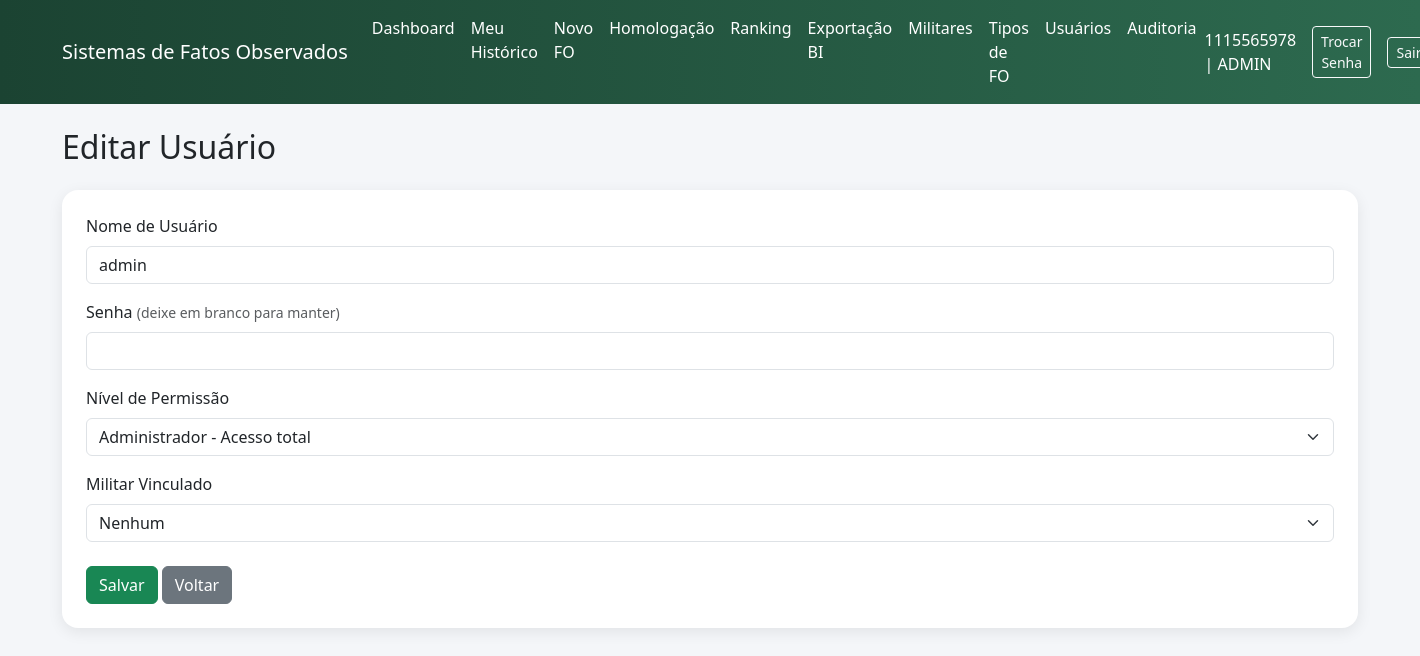
/fo/admin/usuarios/1/editar (signed in), run on an earlier commit of the app's database.
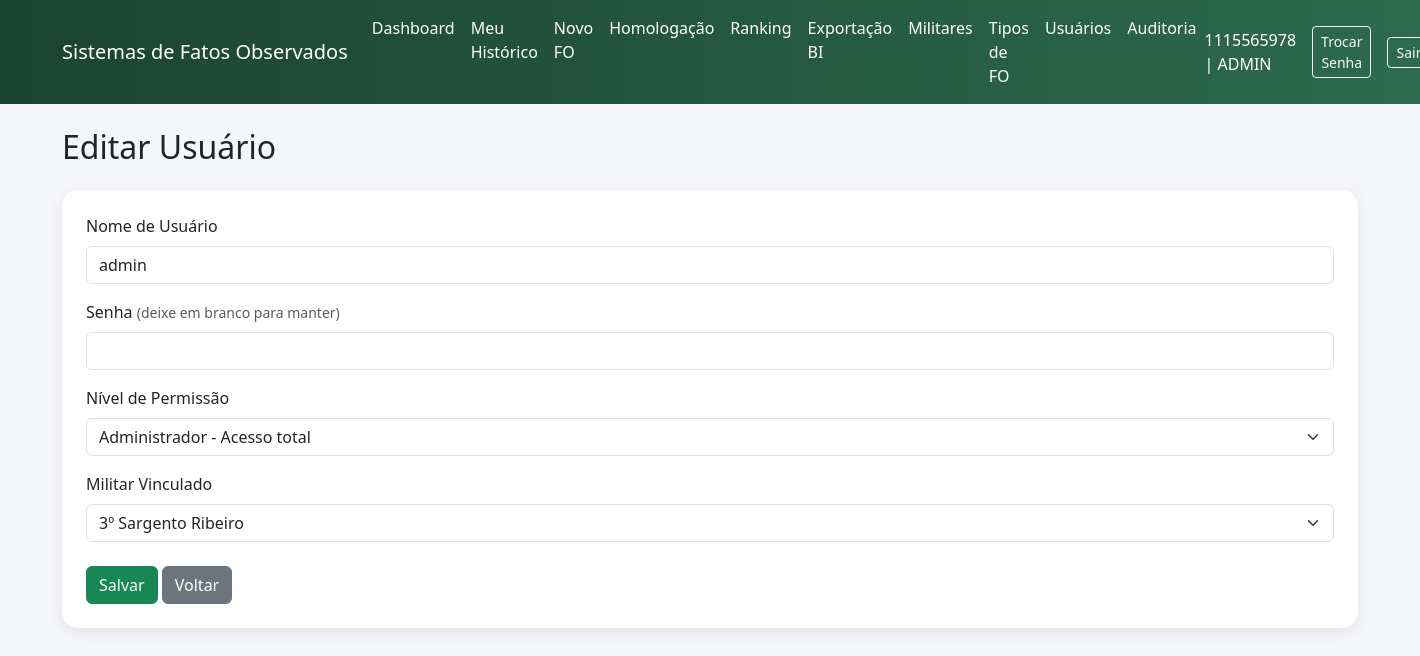
And on a later commit of the database.
### app/fo/models.py (models this page shows)
class Usuario(db.Model, UserMixin):
    __tablename__ = "usuarios"
    id = db.Column(db.Integer, primary_key=True)
    username = db.Column(db.String(80), unique=True, nullable=False)
    senha_hash = db.Column(db.String(128), nullable=False)
    perfil = db.Column(
        db.String(20),
        nullable=False,
        default="USUARIO"
    )
    militar_id = db.Column(
        db.Integer,
        db.ForeignKey("militares.id", ondelete="RESTRICT"),
        nullable=True
    )
    militar = db.relationship("Militar")

class PostoGraduacao(db.Model):
    __tablename__ = 'posto_graduacao'
    id = db.Column(db.Integer, primary_key=True)
    nome = db.Column(db.String(80), nullable=False)

### app/fo/routes.py (the view, shortened to what this page needs)
@fo_bp.route("/admin/usuarios/<int:usuario_id>/editar", methods=["GET", "POST"])
@login_required
@requer_admin
def admin_usuario_editar(usuario_id):
    usuario = Usuario.query.get_or_404(usuario_id)
    militares = Militar.query.order_by(Militar.nome_guerra.asc()).all()
    return render_template(
        "fo/admin_usuario_form.html",
        usuario=usuario,
        militares=militares
    )

### app/fo/permissions.py (called while the page is built)
def perfil_permitido(*perfis):
    def decorator(func):
        @wraps(func)
        def wrapper(*args, **kwargs):
            if not current_user.is_authenticated:
                flash("Faça login para acessar o sistema.", "warning")
                return redirect(url_for("auth.login"))
            if current_user.perfil not in perfis and current_user.perfil != "ADMIN":
                flash("Você não possui permissão para acessar esta área.", "danger")
                if request.referrer:
                    return redirect(request.referrer)
                return redirect(url_for("index"))
            return func(*args, **kwargs)
        return wrapper
    return decorator

### app/templates/fo/admin_usuario_form.html (shortened to what this page needs)
{% extends "base.html" %}
{% block content %}
<h2 class="mb-4">
    {% if usuario %}Editar Usuário{% else %}Novo Usuário{% endif %}
</h2>
<div class="card card-glass p-4">
    <form method="POST">
        <div class="mb-3">
            <label class="form-label">Nome de Usuário</label>
            <input type="text"
                   name="username"
                   class="form-control"
                   value="{{ usuario.username if usuario else '' }}"
                   required>
        </div>
        <div class="mb-3">
            <label class="form-label">
                Senha
                {% if usuario %}
                    <small class="text-muted">(deixe em branco para manter)</small>
                {% endif %}
            </label>
            <input type="password"
                   name="senha"
                   class="form-control"
                   {% if not usuario %}required{% endif %}>
        </div>
        <div class="mb-3">
            <label class="form-label">Nível de Permissão</label>
            <select name="perfil" class="form-select" required>
                <option value="ADMIN"
                    {% if usuario and usuario.perfil == "ADMIN" %}selected{% endif %}>
                    Administrador - Acesso total
                </option>
            </select>
        </div>
        <div class="mb-4">
            <label class="form-label">Militar Vinculado</label>
            <select name="militar_id"
                    class="form-select">
                <option value="">Nenhum</option>
                {% for militar in militares %}
                    <option value="{{ militar.id }}"
                        {% if usuario and usuario.militar_id == militar.id %}selected{% endif %}>
                        {{ militar.posto_graduacao.nome }} {{ militar.nome_guerra }}
                    </option>
                {% endfor %}
            </select>
        </div>
        <button class="btn btn-success">
            Salvar
        </button>
        <a href="{{ url_for('fo.admin_usuarios') }}"
           class="btn btn-secondary">
            Voltar
        </a>
    </form>
</div>
{% endblock %}

What changed in the data, as far as the page shows it:
changed Usuario "admin": militar_id (not shown) → "3º Sargento Ribeiro"
Also different on the page:
form field militar_id: "Nenhum" → (not shown)
